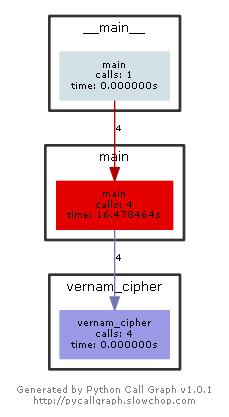

This chart was generated by the following Python code:
# -*- coding: utf-8 -*-
from pycallgraph import Config
from pycallgraph import GlobbingFilter
from pycallgraph import PyCallGraph
from pycallgraph.output import GraphvizOutput


def vernam_cipher(s, k, mode):
    result = ""
    k_table = []
    for element in k:
        num = ord(element)
        k_table.append(num)

    length = len(s)
    p = len(k)

    for i in range(length):
        number = ord(s[i])
        number = number ^ k_table[i % p]
        result += chr(number)

    return result


def main():
    k = input("").strip()
    s = input("").strip()
    mode = int(input("").strip())

    ans = vernam_cipher(s, k, mode)

    print(ans)


if __name__ == "__main__":
    ############################################################################
    '''
        生成函数调用图
    '''
    config = Config()
    config.trace_filter = GlobbingFilter(
        include=[
            '*'
        ]
    )
    config.trace_filter = GlobbingFilter(
        exclude=['pycallgraph.*']
    )
    ############################################################################

    graphviz = GraphvizOutput()
    graphviz.output_file = '弗纳姆密码.png'
    with PyCallGraph(output=graphviz, config=config):
        for i in range(4):
            main()
